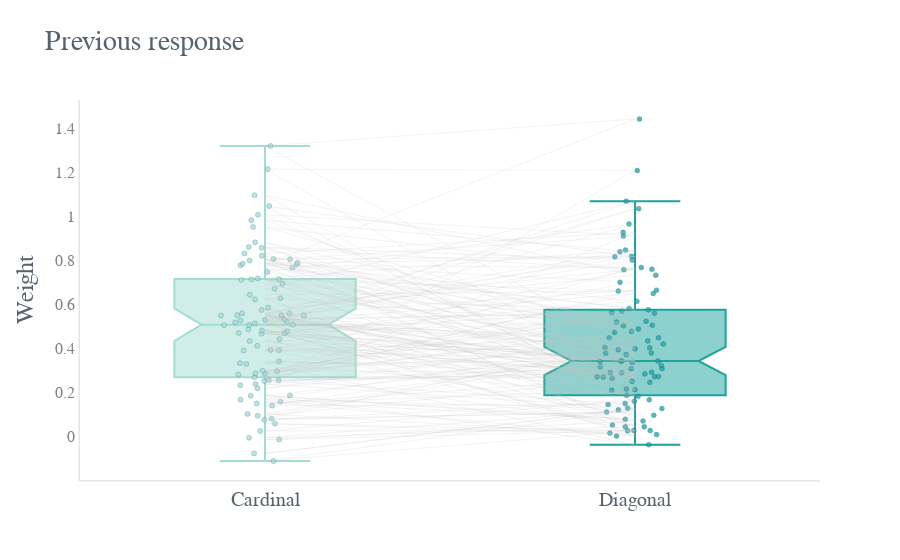

Notebook code for this chart:
### Code cell
#previous plot with plotly

# previous plot with plotly (weight)

# Stimulus following one from the same category (i.e. Diagonal & Diagonal) are weighted more than others
# preceded by stimuli from different categories?

fig = go.Figure()
#fig = go.Figure([go.Scatter(x=df['Date'], y=df['AAPL.High'])])
dat = log_reg_preDeci

fig.add_trace(
    go.Scatter( #lineplot for different category
    y=dat['weight'],
    x=dat['pre_deci'],
    line=dict(
        color='#C6C2C2',
        width=0.2)))

dat = log_reg_preDeci.loc[log_reg_preDeci.pre_deci ==0,:]
fig.add_trace(go.Box( #boxplot for the condition were one stimuli is followed by another from the same category
    y=dat['weight'],
    x=dat['pre_deci'],
    boxpoints='all',
    marker_color = 'rgba(162, 222, 208, 1)',
    jitter=0.5, # add some jitter for a better separation between points
    pointpos=0,
        marker=dict(
        color='#2A88D4',
        size=5,
        opacity=0.75,
        line=dict(color='#0A4893', width=.3)
    ),
    #boxmean='sd',
    notched=True, notchwidth=0.15,
    ))

dat = log_reg_preDeci.loc[log_reg_preDeci.pre_deci ==1,:]
fig.add_trace(go.Box( #boxplot for the condition were one stimuli is followed by another from the same category
    y=dat['weight'],
    x=dat['pre_deci'],
    boxpoints='all',
    marker_color = 'rgba(27, 163, 156, 1)', 
    jitter=0.5, # add some jitter for a better separation between points
    pointpos=0,
        marker=dict(
        color='#2A88D4',
        size=5,
        opacity=0.75,
        line=dict(color='#0A4893', width=.3)
    ),
    #boxmean='sd',
    notched=True, notchwidth=0.15,
    ))


fig.update_yaxes(zeroline=True, zerolinewidth=0, zerolinecolor='White')
fig.update_xaxes(showline=True, linewidth=1.5, linecolor='#E6E4E4')
fig.update_yaxes(showline=True, linewidth=1.5, linecolor='#E6E4E4', ticktext=['Weight'], tickfont=dict(family='verdana', color='#7f7f7f', size=16))
fig.update_xaxes(tickvals = [0, 1], ticktext=['Cardinal', 'Diagonal'], tickangle=0, tickfont=dict(family='verdana', color='#54636D', size=20))

fig.update_layout(template='plotly_white', xaxis=dict(showgrid=False),
    yaxis=dict(gridcolor='white'),
    title='Previous response',
    yaxis_title="Weight",
    showlegend= False,
    font=dict(
        family="verdana",
        size=20,
        color="#54636D" #E6E4E4
    )
)
fig.update_traces(showlegend=True)

fig.show()

### Figure 1 — Plotly figure (JSON) as saved in the notebook; plotly's stock layout.template omitted (floating-point values rounded to 4 significant figures; data arrays with more than 128 entries replaced by an {"elided": "..."} marker saying what was removed)
{"data": [{"line": {"color": "#C6C2C2", "width": 0.2}, "showlegend": true, "type": "scatter", "x": {"elided": "180 int values"}, "y": {"elided": "180 float values"}}, {"boxpoints": "all", "jitter": 0.5, "marker": {"color": "rgba(162, 222, 208, 1)", "line": {"color": "#0A4893", "width": 0.3}, "opacity": 0.75, "size": 5}, "notched": true, "notchwidth": 0.15, "pointpos": 0, "showlegend": true, "type": "box", "x": [0, 0, 0, 0, 0, 0, 0, 0, 0, 0, 0, 0, 0, 0, 0, 0, 0, 0, 0, 0, 0, 0, 0, 0, 0, 0, 0, 0, 0, 0, 0, 0, 0, 0, 0, 0, 0, 0, 0, 0, 0, 0, 0, 0, 0, 0, 0, 0, 0, 0, 0, 0, 0, 0, 0, 0, 0, 0, 0, 0, 0, 0, 0, 0, 0, 0, 0, 0, 0, 0, 0, 0, 0, 0, 0, 0, 0, 0, 0, 0, 0, 0, 0, 0, 0, 0, 0, 0, 0, 0], "y": [0.6425, 0.7125, 0.4664, 0.8596, 0.5317, 0.2839, 0.7102, 0.8052, 0.5497, 0.8037, 0.5586, 0.6924, 0.9814, 0.5175, 0.2801, 0.9504, 0.8568, 0.714, 0.627, 0.2949, 0.3901, 0.2187, 0.1848, 0.1575, 0.5206, 0.6695, 0.7659, 0.7763, 0.2863, 0.4697, 0.8305, 0.2319, 0.5127, 0.1019, 0.05784, 0.02446, 1.045, 0.7837, 0.3914, 0.4761, 0.3285, 0.1857, -0.01448, -0.1118, -0.00614, 0.5501, 0.5056, 0.4802, 1.006, 0.7986, 0.6218, 1.094, 0.5741, 0.2545, 0.1394, 0.09359, 0.1492, 0.5049, 0.8201, 0.4861, 0.4414, 0.3323, 0.4326, 0.7877, 0.4677, 0.3406, 0.7169, 0.5581, 0.548, 1.213, 0.2377, -0.07772, 0.1668, 0.07976, 0.07523, 0.5846, 0.4111, 0.3925, 0.5286, 0.2984, 0.2514, 0.5483, 0.2555, 0.2685, 0.7465, 0.5082, 0.5258, 1.318, 0.7809, 0.8811]}, {"boxpoints": "all", "jitter": 0.5, "marker": {"color": "rgba(27, 163, 156, 1)", "line": {"color": "#0A4893", "width": 0.3}, "opacity": 0.75, "size": 5}, "notched": true, "notchwidth": 0.15, "pointpos": 0, "showlegend": true, "type": "box", "x": [1, 1, 1, 1, 1, 1, 1, 1, 1, 1, 1, 1, 1, 1, 1, 1, 1, 1, 1, 1, 1, 1, 1, 1, 1, 1, 1, 1, 1, 1, 1, 1, 1, 1, 1, 1, 1, 1, 1, 1, 1, 1, 1, 1, 1, 1, 1, 1, 1, 1, 1, 1, 1, 1, 1, 1, 1, 1, 1, 1, 1, 1, 1, 1, 1, 1, 1, 1, 1, 1, 1, 1, 1, 1, 1, 1, 1, 1, 1, 1, 1, 1, 1, 1, 1, 1, 1, 1, 1, 1], "y": [0.6601, 0.3774, 0.3411, 0.8003, 0.5618, 0.0519, 0.4766, 0.322, 0.2455, 0.8174, 0.3935, 0.3411, 0.8379, 0.6489, 0.4712, 0.7565, 0.2707, 0.5042, 0.5746, 0.3977, 0.4473, 0.3716, 0.07729, 0.001181, 1.068, 0.2153, 0.5801, 0.7672, 0.5229, 0.1823, 0.9263, 0.4475, 0.4022, 0.008061, 0.02642, 0.1664, 0.8153, 0.7001, 0.3425, 0.5684, -0.03748, 0.06983, 0.02593, 0.1204, 0.04364, 1.034, 0.3362, 0.2118, 0.9099, 0.04326, 0.1489, 0.732, 0.2909, 0.1451, 0.3786, 0.2642, 0.2103, 0.5189, 0.02663, 0.01518, 0.3419, 0.1865, 0.2699, 0.6139, 0.3077, 0.2836, 0.8458, 0.2498, 0.2709, 1.207, 0.1282, 0.1266, 0.4199, 0.1109, 0.1598, 0.7592, 0.2898, 0.09547, 0.5595, 0.2892, 0.3158, 0.6636, 0.2714, 0.4875, 0.9641, 0.4334, 0.4039, 1.441, 0.5027, 0.3077]}], "layout": {"autosize": true, "font": {"color": "#54636D", "family": "verdana", "size": 20}, "showlegend": false, "title": {"text": "Previous response"}, "xaxis": {"autorange": true, "linecolor": "#E6E4E4", "linewidth": 1.5, "range": [-0.5, 1.5], "showgrid": false, "showline": true, "tickangle": 0, "tickfont": {"color": "#54636D", "family": "verdana", "size": 20}, "ticktext": ["Cardinal", "Diagonal"], "tickvals": [0, 1], "type": "linear"}, "yaxis": {"autorange": true, "gridcolor": "white", "linecolor": "#E6E4E4", "linewidth": 1.5, "range": [-0.1981, 1.527], "showline": true, "tickfont": {"color": "#7f7f7f", "family": "verdana", "size": 16}, "ticktext": ["Weight"], "title": {"text": "Weight"}, "type": "linear", "zeroline": true, "zerolinecolor": "White", "zerolinewidth": 0}}}
